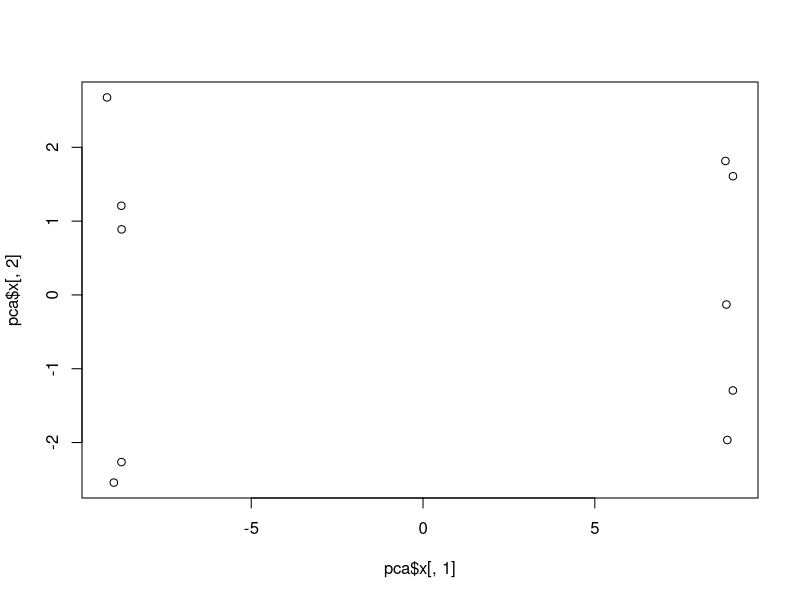
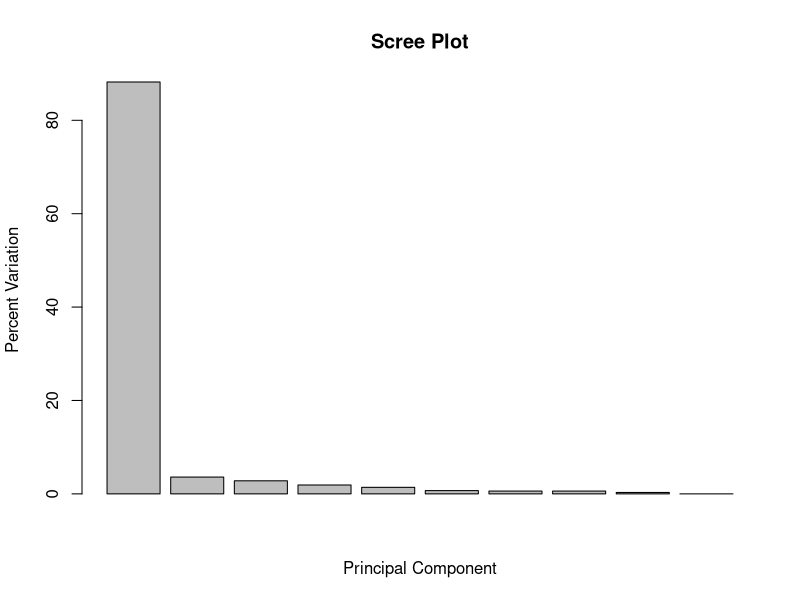
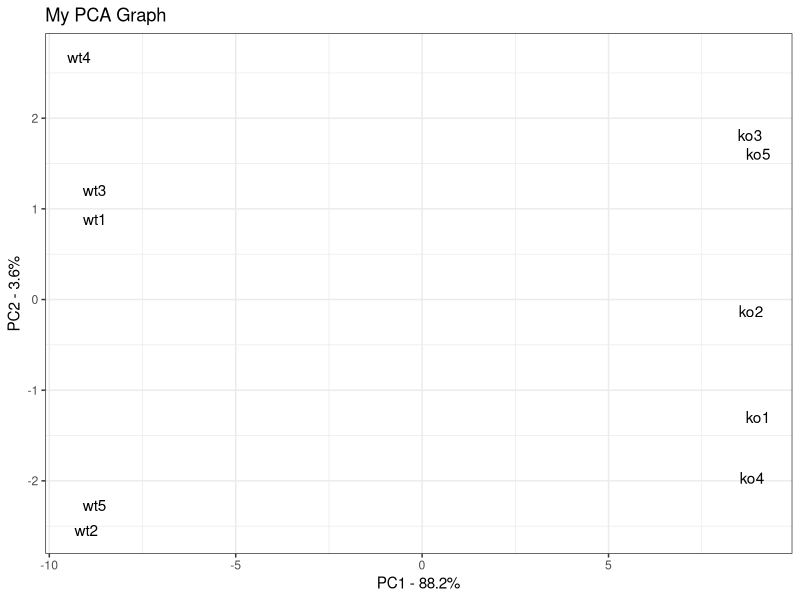
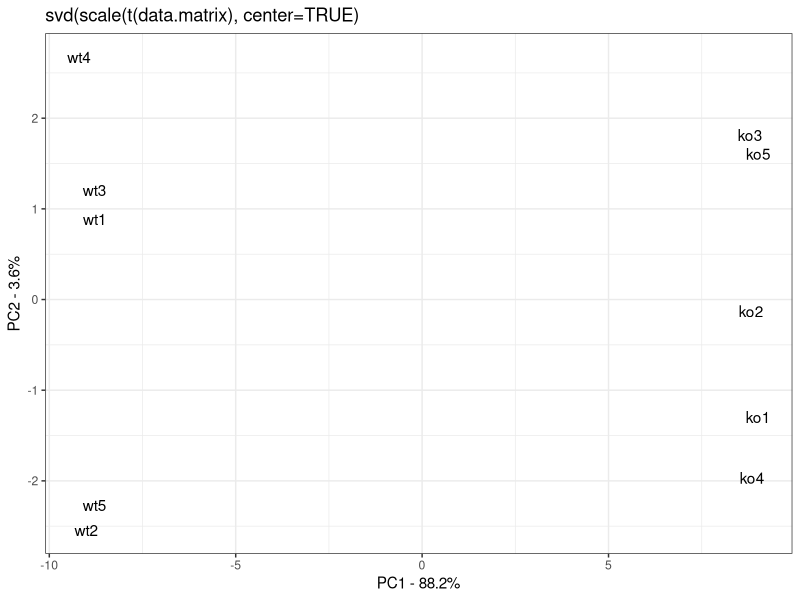
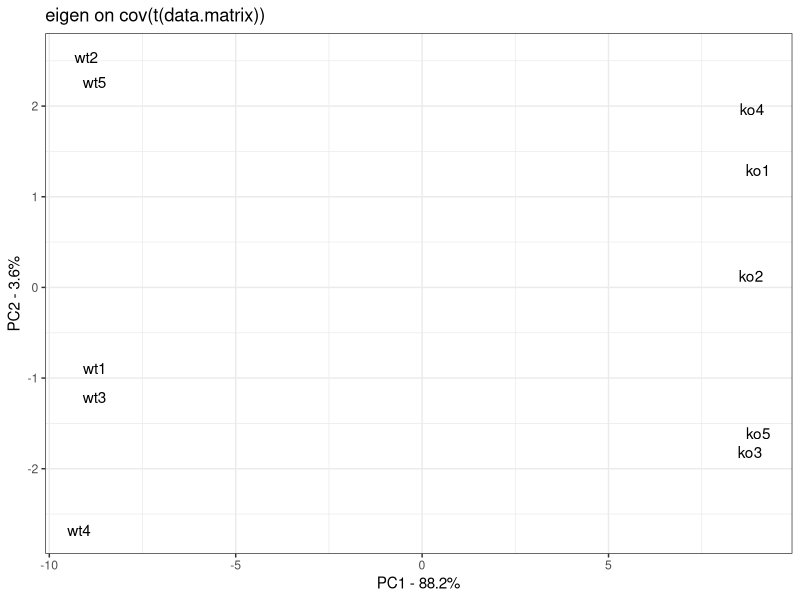

R code for these plots, in order:
## Statquest PCA demo
## https://github.com/StatQuest/pca_demo/blob/master/pca_demo.R

## In this example, the data is in a matrix called data.matrix
## columns are individual samples (i.e. cells)
## rows are measurements taken for all the samples (i.e. genes)

## Just for the sake of the example, here's some made up data...
data.matrix <- matrix(nrow=100, ncol=10)
colnames(data.matrix) <- c(
  paste("wt", 1:5, sep=""),
  paste("ko", 1:5, sep=""))
rownames(data.matrix) <- paste("gene", 1:100, sep="")

for (i in 1:100) {
  wt.values <- rpois(5, lambda=sample(x=10:1000, size=1))
  ko.values <- rpois(5, lambda=sample(x=10:1000, size=1))

  data.matrix[i,] <- c(wt.values, ko.values)
}
head(data.matrix)
dim(data.matrix)

# do PCA
pca <- prcomp(t(data.matrix), scale=TRUE)

## plot pc1 and pc2
plot(pca$x[,1], pca$x[,2])

## make a scree plot
pca.var <- pca$sdev^2
pca.var.per <- round(pca.var/sum(pca.var)*100, 1)

barplot(pca.var.per, main="Scree Plot", xlab="Principal Component", ylab="Percent Variation")

## now make a fancy looking plot that shows the PCs and the variation:
library(ggplot2)

pca.data <- data.frame(Sample=rownames(pca$x),
                       X=pca$x[,1],
                       Y=pca$x[,2])
pca.data

ggplot(data=pca.data, aes(x=X, y=Y, label=Sample)) +
  geom_text() +
  xlab(paste("PC1 - ", pca.var.per[1], "%", sep="")) +
  ylab(paste("PC2 - ", pca.var.per[2], "%", sep="")) +
  theme_bw() +
  ggtitle("My PCA Graph")

## get the name of the top 10 measurements (genes) that contribute
## most to pc1.
loading_scores <- pca$rotation[,1]
gene_scores <- abs(loading_scores) ## get the magnitudes
gene_score_ranked <- sort(gene_scores, decreasing=TRUE)
top_10_genes <- names(gene_score_ranked[1:10])

top_10_genes ## show the names of the top 10 genes

pca$rotation[top_10_genes,1] ## show the scores (and +/- sign)

#######
##
## NOTE: Everything that follow is just bonus stuff.
## It simply demonstrates how to get the same
## results using "svd()" (Singular Value Decomposition) or using "eigen()"
## (Eigen Decomposition).
##
#######

############################################
##
## Now let's do the same thing with svd()
##
## svd() returns three things
## v = the "rotation" that prcomp() returns, this is a matrix of eigenvectors
##     in other words, a matrix of loading scores
## u = this is similar to the "x" that prcomp() returns. In other words,
##     sum(the rotation * the original data), but compressed to the unit vector
##     You can spread it out by multiplying by "d"
## d = this is similar to the "sdev" value that prcomp() returns (and thus
##     related to the eigen values), but not
##     scaled by sample size in an unbiased way (ie. 1/(n-1)).
##     For prcomp(), sdev = sqrt(var) = sqrt(ss(fit)/(n-1))
##     For svd(), d = sqrt(ss(fit))
##
############################################

svd.stuff <- svd(scale(t(data.matrix), center=TRUE))

## calculate the PCs
svd.data <- data.frame(Sample=colnames(data.matrix),
                       X=(svd.stuff$u[,1] * svd.stuff$d[1]),
                       Y=(svd.stuff$u[,2] * svd.stuff$d[2]))
svd.data

## alternatively, we could compute the PCs with the eigen vectors and the
## original data
svd.pcs <- t(t(svd.stuff$v) %*% t(scale(t(data.matrix), center=TRUE)))
svd.pcs[,1:2] ## the first to principal components

svd.df <- ncol(data.matrix) - 1
svd.var <- svd.stuff$d^2 / svd.df
svd.var.per <- round(svd.var/sum(svd.var)*100, 1)

ggplot(data=svd.data, aes(x=X, y=Y, label=Sample)) +
  geom_text() +
  xlab(paste("PC1 - ", svd.var.per[1], "%", sep="")) +
  ylab(paste("PC2 - ", svd.var.per[2], "%", sep="")) +
  theme_bw() +
  ggtitle("svd(scale(t(data.matrix), center=TRUE)")

############################################
##
## Now let's do the same thing with eigen()
##
## eigen() returns two things...
## vectors = eigen vectors (vectors of loading scores)
##           NOTE: pcs = sum(loading scores * values for sample)
## values = eigen values
##
############################################
cov.mat <- cov(scale(t(data.matrix), center=TRUE))
dim(cov.mat)

## since the covariance matrix is symmetric, we can tell eigen() to just
## work on the lower triangle with "symmetric=TRUE"
eigen.stuff <- eigen(cov.mat, symmetric=TRUE)
dim(eigen.stuff$vectors)
head(eigen.stuff$vectors[,1:2])

eigen.pcs <- t(t(eigen.stuff$vectors) %*% t(scale(t(data.matrix), center=TRUE)))
eigen.pcs[,1:2]

eigen.data <- data.frame(Sample=rownames(eigen.pcs),
                         X=(-1 * eigen.pcs[,1]), ## eigen() flips the X-axis in this case, so we flip it back
                         Y=eigen.pcs[,2]) ## X axis will be PC1, Y axis will be PC2
eigen.data

eigen.var.per <- round(eigen.stuff$values/sum(eigen.stuff$values)*100, 1)

ggplot(data=eigen.data, aes(x=X, y=Y, label=Sample)) +
  geom_text() +
  xlab(paste("PC1 - ", eigen.var.per[1], "%", sep="")) +
  ylab(paste("PC2 - ", eigen.var.per[2], "%", sep="")) +
  theme_bw() +
  ggtitle("eigen on cov(t(data.matrix))")
